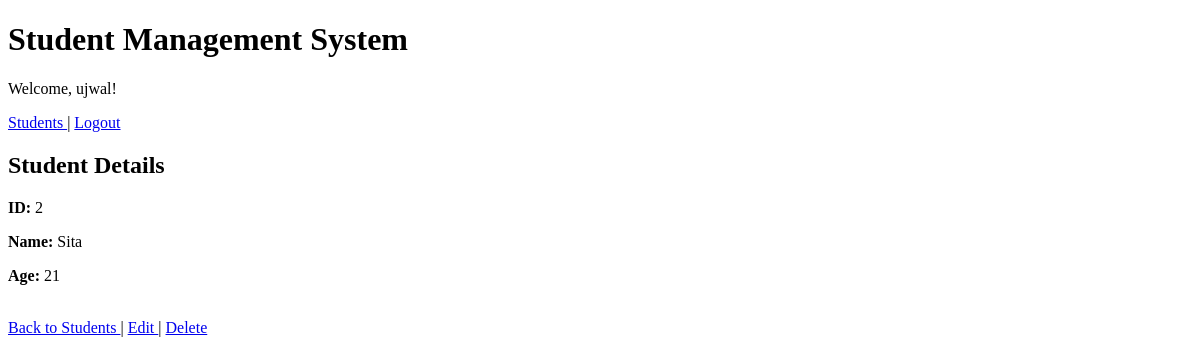
The app's page /students/2/ (signed in), older data.
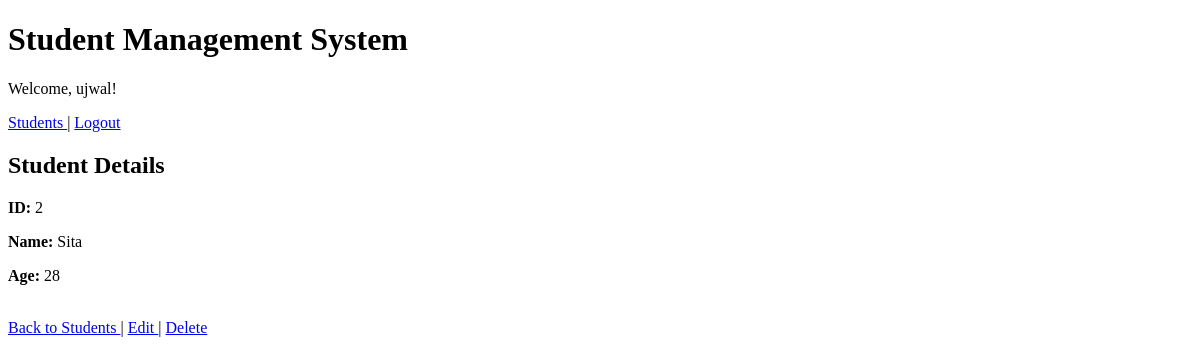
The same page, newer data.
### students/models.py (models this page shows, shortened)
class Student(models.Model):
    name = models.CharField(max_length=100)
    age = models.IntegerField()
    profile_image = models.ImageField(
        upload_to="student_images/",
        blank=True,
        null=True
    )
    document = models.FileField(
        upload_to="student_documents/",
        blank=True,
        null=True
    )

### students/views.py (the view)
@login_required
@permission_required(
    "students.view_student",
    raise_exception=True
)
def student_detail(request, student_id):
    student = get_object_or_404(
        Student,
        id=student_id
    )
    return render(
        request,
        "students/student_detail.html",
        {"student": student}
    )

### students/templates/students/student_detail.html (shortened to what this page needs)
{% extends "students/base.html" %}
{% block content %}
    <h2>Student Details</h2>
    <p>
        <strong>ID:</strong>
        {{ student.id }}
    </p>
    <p>
        <strong>Name:</strong>
        {{ student.name }}
    </p>
    <p>
        <strong>Age:</strong>
        {{ student.age }}
    </p>
    <br>
    <a href="{% url 'students:student-list' %}">
        Back to Students
    </a>
    |
    {% if perms.students.change_student %}
        <a href="{% url 'students:student-update' student.id %}">
            Edit
        </a>
    {% endif %}
    |
    {% if perms.students.delete_student %}
        <a href="{% url 'students:student-delete' student.id %}">
            Delete
        </a>
    {% endif %}
{% endblock %}

Row changes from the older to the newer data that the page shows:
changed Student "Sita": age "21" → "28"
